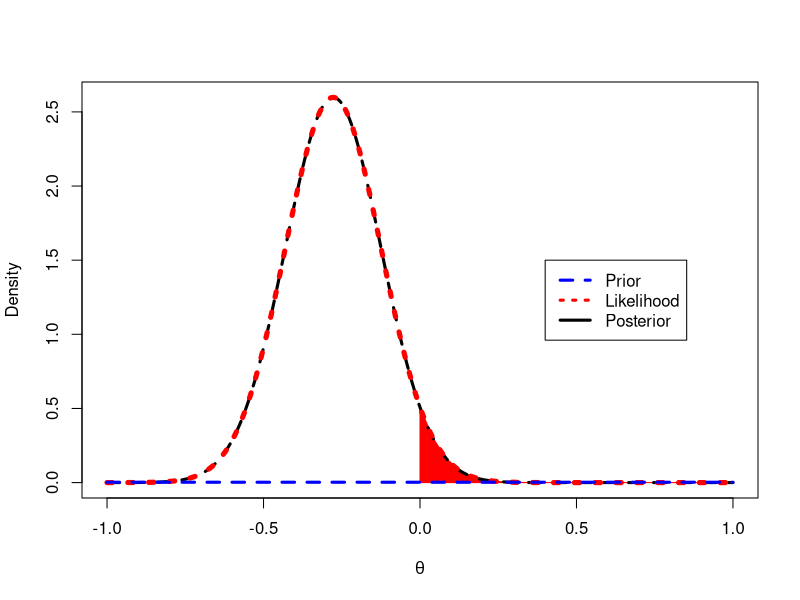

Reproduce this figure in R.
## ---- chunk 1

polyCurve <- function(x, y, from, to, n = 50, miny,
                      col = "red", border = col) {
    drawPoly <- function(fun, from, to, n = 50, miny, col, border) {
        Sq <- seq(from = from, to = to, length = n)
        polygon(x = c(Sq[1], Sq, Sq[n]),
                y = c(miny, fun(Sq), miny),
                col = col, border = border)
    }
    lf <- length(from)
    stopifnot(identical(lf, length(to)))
    if(length(col) != lf)
        col <- rep(col, length.out = lf)
    if(length(border) != lf)
        border <- rep(border, length.out = lf)
    if(missing(miny))
        miny <- min(y)
    interp <- approxfun(x = x, y = y)
    mapply(drawPoly, from = from, to = to, col = col, border = border,
           MoreArgs = list(fun = interp, n = n, miny = miny))
    invisible()
}
## ---- chunk 2

th = seq(-1,1,length=500)

hatlogOR=log((172/172)/(194/147))
hatdataSE=sqrt(1/172+1/(344-172) + 1/194 + 1/(341-194))
prior = rep(0.0025,length(th))
like = dnorm(hatlogOR,mean=th,sd=hatdataSE)
post = dnorm(th,hatlogOR,hatdataSE)

plot(th,post,type="l",ylab="Density",lty=2,lwd=3,xlab = expression(theta), panel.first = polyCurve(th, like, from = 0, to = 2))
lines(th,like,lty=3,lwd=5,col="red")
lines(th,prior,lty=2,lwd=3,col="blue")
legend(0.4,1.5,c("Prior","Likelihood","Posterior"),lty=c(2,3,1),lwd=c(3,3,3),col=c("Blue","red","black"))
## ---- chunk 3
pnorm(0,mean = hatlogOR,sd = hatdataSE)
